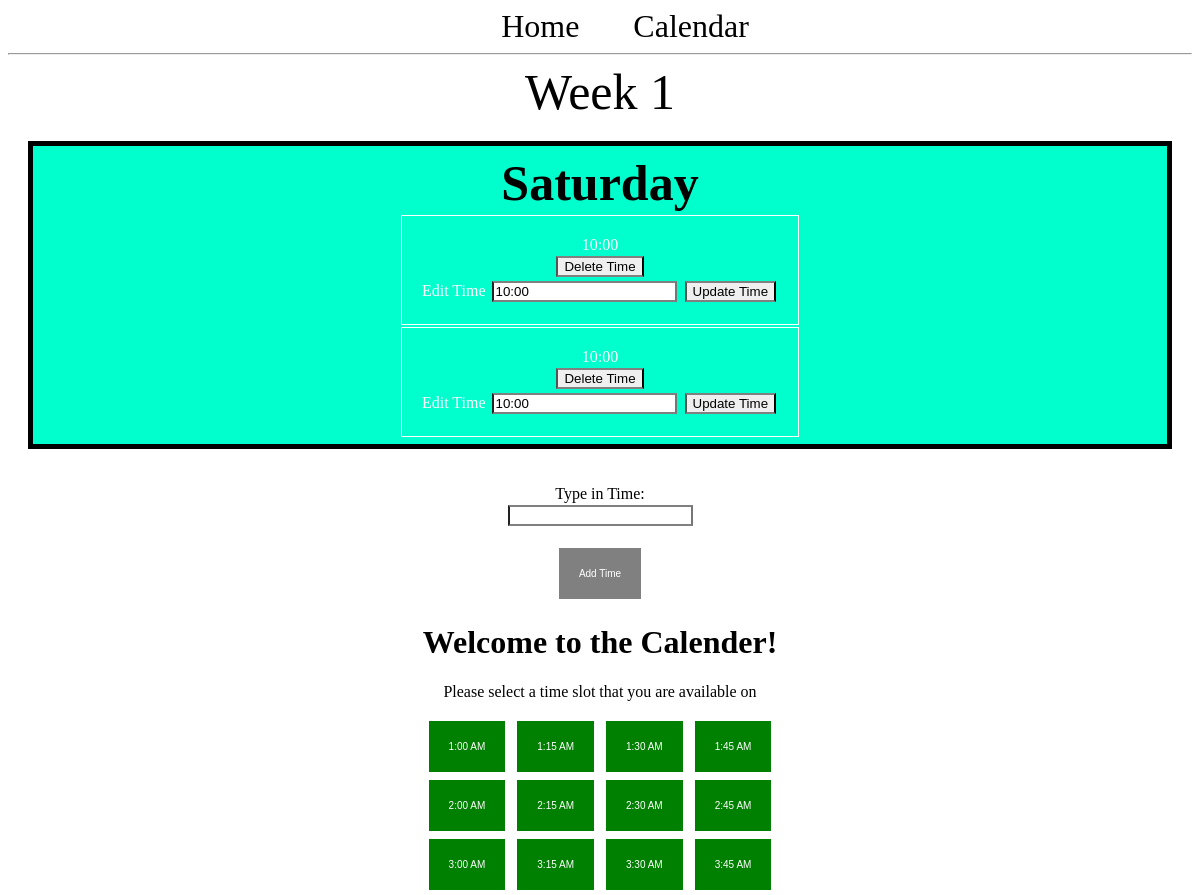
/day/6/ (upper part), run on an earlier commit of the app's database.
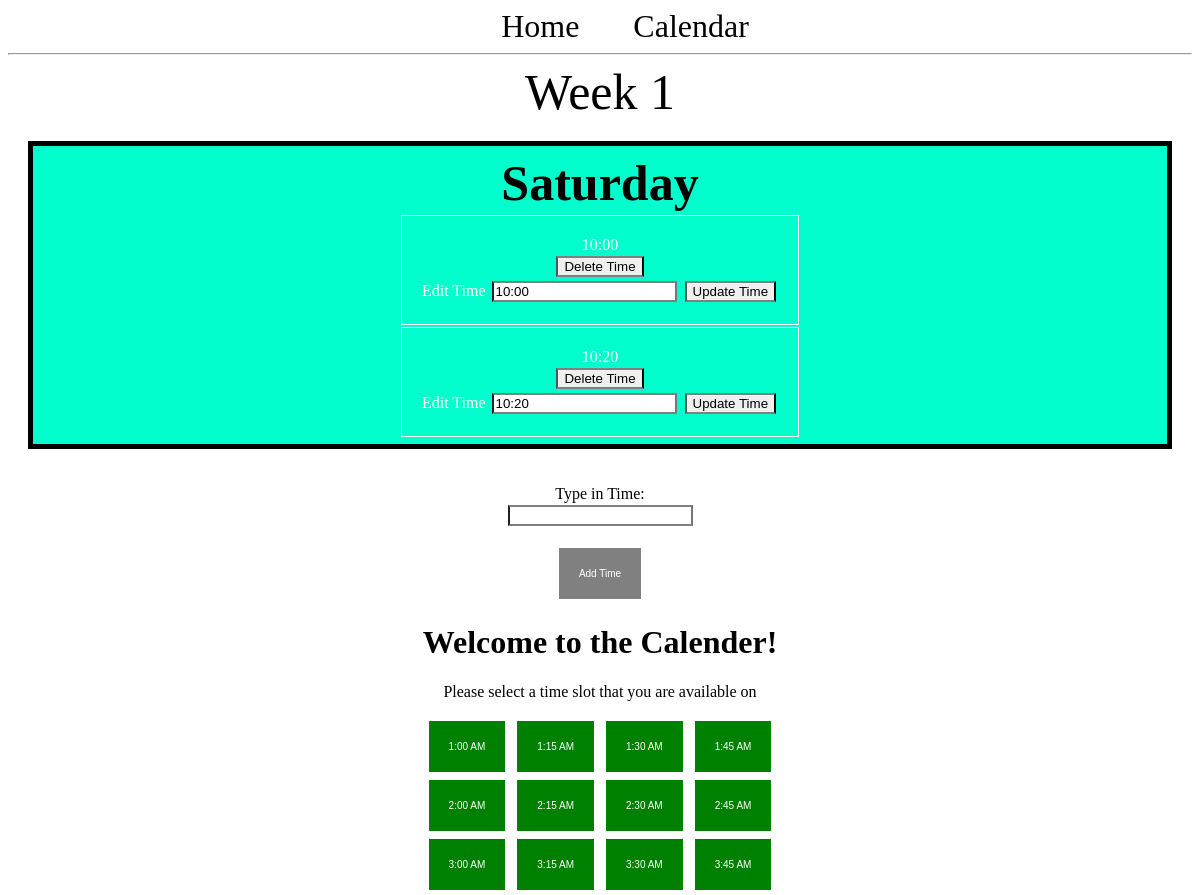
And on a later commit of the database.
### app.py (models this page shows, shortened)
class Time(db.Model):
  id = db.Column(db.Integer, primary_key=True)
  time = db.Column(db.String(100))
  day_id = db.Column(db.Integer, db.ForeignKey('day.id'))

### app.py (the view)
@app.route('/day/<int:day_id>/', methods=('GET', 'POST'))
def display_day(day_id):
  day = Day.query.get_or_404(day_id)
  if request.method == 'POST':
    time = Time(time=request.form['time'], day=day) #Needs to be updated to handle an array -SL
    db.session.add(time)
    db.session.commit()
    return redirect(url_for('display_day', day_id=day.id))
  return render_template('calendar.html', day=day)

### templates/calendar.html (shortened to what this page needs)
<!DOCTYPE html>
<html>
<head>
  <link rel="stylesheet" href="{{url_for('static', filename='base.css')}}"/>
</head>
<nav>
  <a href="/">Home</a>
  <a href="{{ url_for('index') }}">Calendar</a>
</nav>
<hr>
<head>
  <link href="{{ url_for('static', filename='./style.css') }}" rel="stylesheet" type="text/css"/>
</head>
  {% block content %}
  <span class="title"<h1>{% block title %} Week {{day.week_id}} {% endblock %}</h1></span>
  <div class="content">
    <div class="month">
      <div class="content">
          <table class="day">
            <tr>
              <th class="title">{{day.day}}</th>
            </tr>
            {% for time in day.times %}
              <tr>
                <td>
                  {{time.time}}
                  <div>
                    <form method="POST" action="{{ url_for('delete_time', time_id=time.id) }}">
                      <input type="submit" value="Delete Time" onclick="return confirm('Are you sure you want to delete this time?')">
                    </form>
                  </div>
                  <div>
                    <form method="POST" action="{{ url_for('edit_time', time_id=time.id) }}">
                        <label for="time">Edit Time</label>
                        <input type="text" name="time" value={{time.time}} placeholder="Time"></input>
                        <input type="submit" value="Update Time"></input>
                    </form>
                  </div>
                </td>
              </tr>
            {% endfor %}
          </table>
      </div>
    </div>
  </div>
{% endblock %}
<form method="post">
  <p>
    <label for="time">Type in Time:</label><br>
    <input type="text" id="time" name="time"><br>
  </p>
  <p>
    <button type="submit" id="retroSubmit">Add Time</button>
  </p>
</form>
<body>
  <h1> Welcome to the Calender!</h1>
  <p> Please select a time slot that you are available on </p>
  <button id="01:00">1:00 AM</button>
  <button id="01:15">1:15 AM</button>
  <button id="01:30">1:30 AM</button>
  <button id="01:45">1:45 AM</button>
  <br>
  <button id="02:00">2:00 AM</button>
  <button id="02:15">2:15 AM</button>
  <button id="02:30">2:30 AM</button>
  <button id="02:45">2:45 AM</button>
  <br>
  <button id="03:00">3:00 AM</button>
  <button id="03:15">3:15 AM</button>
  <button id="03:30">3:30 AM</button>
  <button id="03:45">3:45 AM</button>
  <br>
  <br>
  <br>
  <br>
  <br>
  <br>
  <br>
  <br>
  <br>
  <br>
  <br>
  <br>
  <br>
  <br>
  <br>
  <br>
  <br>
  <br>
  <br>
  <br>
  <br>
  <br> <br>
  <br><br>
</body>
</html>

What changed in the data, as far as the page shows it:
changed Time (number 2 of 2 on the later page): time "10:00" → "10:20"
